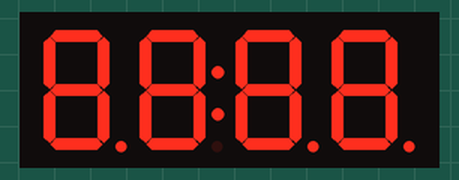
Simulated run of this sketch. Board: Arduino Uno, built with avr-gcc and run on an emulated ATmega328P. Parts: 4-digit seven-segment display.

Above: at 0.1 s.
At 12.2 s:
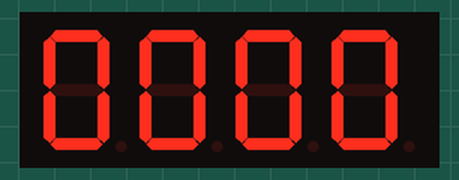
At 26.4 s:
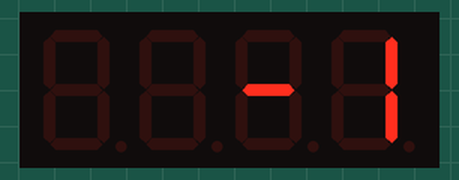
At 34.5 s:
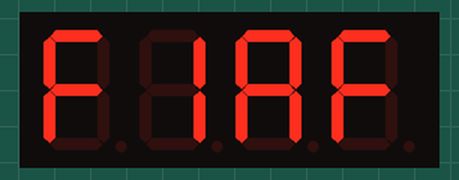
At 36.5 s:
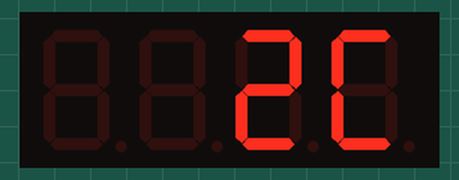
At 38.6 s:
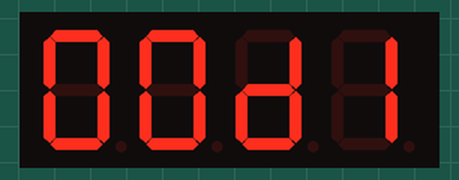

The sketch:

demo28_TM1637.ino
```cpp
#include <Arduino.h>
#include <TM1637Display.h>

#define CLK 2
#define DIO 3

// The amount of time (in milliseconds) between tests
#define TEST_DELAY 2000

const uint8_t SEG_DONE[] = {
	SEG_B | SEG_C | SEG_D | SEG_E | SEG_G,          //d
	SEG_A | SEG_B | SEG_C | SEG_D | SEG_E | SEG_F,  //O
	SEG_C | SEG_E | SEG_G,                          //n
	SEG_A | SEG_D | SEG_E | SEG_F | SEG_G           //E
	};

TM1637Display display(CLK, DIO);

void setup() {
}

void loop() {
	int k;
	uint8_t data[] = {0xff, 0xff, 0xff, 0xff};
	uint8_t blank[] = {0x00, 0x00, 0x00, 0x00};
	display.setBrightness(0x0f);

	// All segments on
	display.setSegments(data);
	delay(TEST_DELAY);

	// Selectively sett different digits
	data[0] = display.encodeDigit(0);
	data[1] = display.encodeDigit(1);
	data[2] = display.encodeDigit(2);
	data[3] = display.encodeDigit(3);
	display.setSegments(data);
	delay(TEST_DELAY);

	/*
	 for (k=3; k>=0; k--) {
	    display.setSegments(data, 1, k);
		delay(TEST_DELAY);
		}
	*/

	display.clear();
	display.setSegments(data+2, 2, 2);
	delay(TEST_DELAY);

	display.clear();
	display.setSegments(data+2, 2, 1);
	delay(TEST_DELAY);

	display.clear();
	display.setSegments(data+1, 3, 1);
	delay(TEST_DELAY);

	//Show decimal numbers with/without leading zeros
	display.showNumberDec(0, false);  // Expect: ___0
	delay(TEST_DELAY);

	display.showNumberDec(0, true);  // Expect: 0000
	delay(TEST_DELAY);

	display.showNumberDec(1, false);  // Expect: ___1
	delay(TEST_DELAY);

	display.showNumberDec(1, true);  // Expect: 0001
	delay(TEST_DELAY);

	display.showNumberDec(301, false);  // Expect: _301
	delay(TEST_DELAY);

	display.showNumberDec(301, true);  // Expect: 0301
	delay(TEST_DELAY);

	display.clear();
	display.showNumberDec(14, false, 2, 1);  // Expect: _14_
	delay(TEST_DELAY);

	display.clear();
	display.showNumberDec(4, true, 2, 2);  // Expect: __04
	delay(TEST_DELAY);

	display.showNumberDec(-1, false);  // Expect: __-1
	delay(TEST_DELAY);

	display.showNumberDec(-12);  // Expect: _-12
	delay(TEST_DELAY);

	display.showNumberDec(-999);  // Expect: -999
	delay(TEST_DELAY);

	display.clear();
	display.showNumberDec(-5, false, 3, 0);  // Expect: _-5_
	delay(TEST_DELAY);


	display.showNumberHexEx(0xf1af);     // Expect:  f1AF
	delay(TEST_DELAY);

	display.showNumberHexEx(0x2c);     // Expect:  __2C_
	delay(TEST_DELAY);

	display.showNumberHexEx(0xd1, 0, true);     // Expect:  00d1
	delay(TEST_DELAY);

	display.clear();
	display.showNumberHexEx(0xd1, 0, true, 2);     // Expect:  d1__
	delay(TEST_DELAY);

	// Run through all the dots
	for(k=0; k<=4; k++) {
		display.showNumberDecEx(0, (0x80 >> k), true);
		delay(TEST_DELAY);
	}

	// Brightness Test
	for(k=0; k<4; k++)
		data[k] = 0xff;

	for(k=0; k<7; k++) {
		display.setBrightness(k);
		display.setSegments(data);
		delay(TEST_DELAY);
	}

	// On/Off Test
	for(k=0; k<4; k++) {
		display.setBrightness(7, false);  // Turn Off
		display.setSegments(data);
		delay(TEST_DELAY);

		display.setBrightness(7, true);  // Turn Off
		display.setSegments(data);
		delay(TEST_DELAY);
		}

	 // Done!
	display.setSegments(SEG_DONE);

	while(1);
}
```

Measured:
- what the display in image 1 shows lasts 2.0 s, from 12.2 s to 14.2 s
